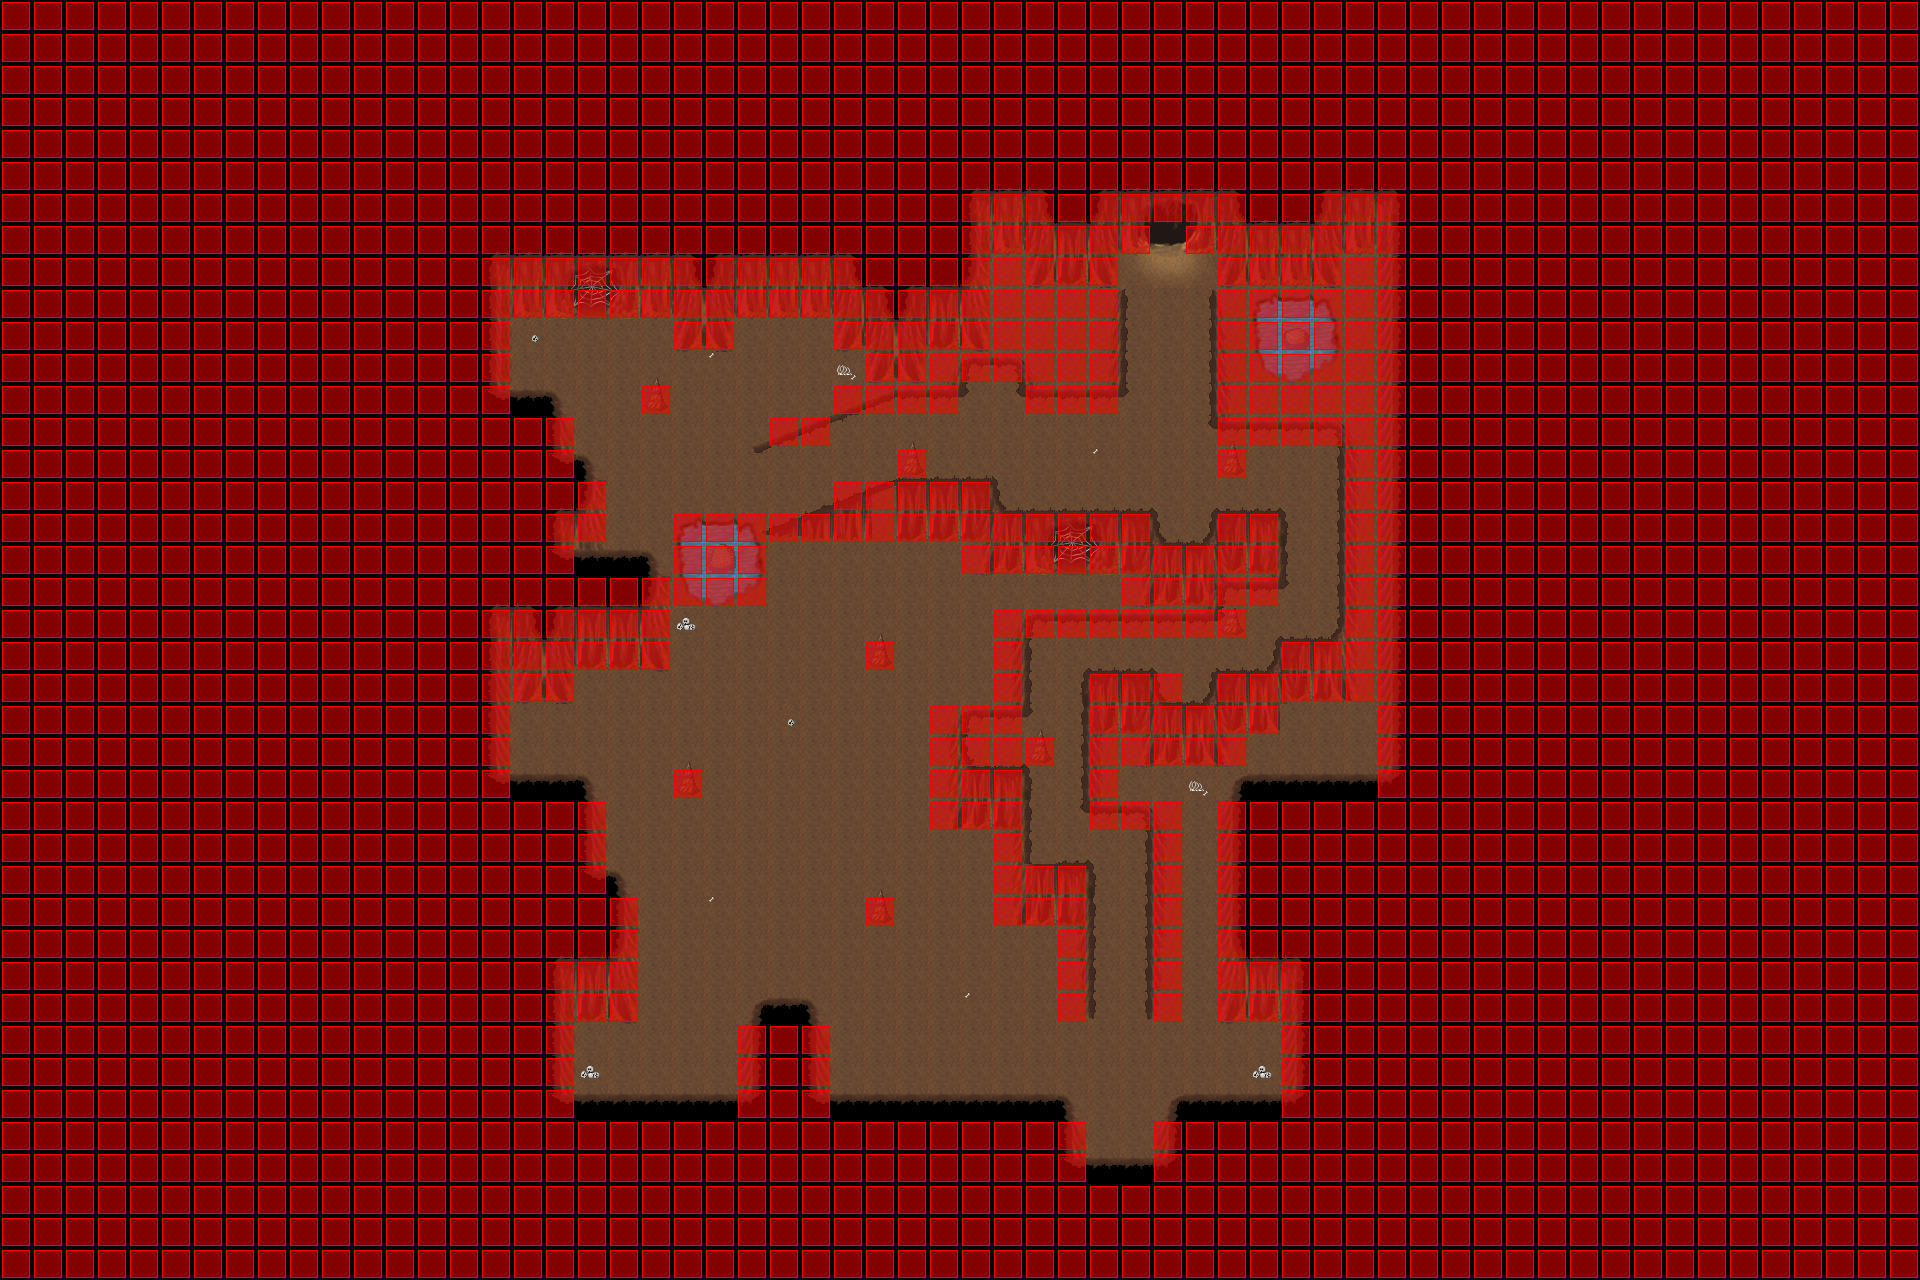

Rendered tile map (Tiled .tmx) drawn with the repository's tilesets; below, a short description and the map source with its tile grids summarised:
An orthogonal 60x40 tile map with 32x32 px tiles, 6 tile layers (Ground, Ground, Ground, Fringe, ...), 4 tilesets and 4 objects (2x WARP, SCRIPT, DA_WARP).

<map version="1.0" orientation="orthogonal" width="60" height="40" tilewidth="32" tileheight="32">
 <properties>
  <property name="music" value="inside2.ogg" />
 </properties>
 <tileset firstgid="1" name="collision1_32_32" tilewidth="32" tileheight="32">
  <image source="../graphics/tiles/collision1_32_32.png" width="1024" height="1024" />
 </tileset>
 <tileset firstgid="1025" name="cave3_32_32" tilewidth="32" tileheight="32">
  <image source="../graphics/tiles/cave3_32_32.png" width="1024" height="1024" />
 </tileset>
 <tileset firstgid="2049" name="cave1_32_64" tilewidth="32" tileheight="64">
  <image source="../graphics/tiles/cave1_32_64.png" width="1024" height="1024" />
 </tileset>
 <tileset firstgid="2561" name="cave4_32_32" tilewidth="32" tileheight="32">
  <image source="../graphics/tiles/cave4_32_32.png" width="1024" height="1024" />
 </tileset>
 <layer name="Ground" width="60" height="40">
  <data>[2400 cells, 2400 non-empty, 106 distinct tile ids]</data>
 </layer>
 <layer name="Ground" width="60" height="40">
  <data>[2400 cells, 111 non-empty, 62 distinct tile ids]</data>
 </layer>
 <layer name="Ground" width="60" height="40">
  <data>[2400 cells, 8 non-empty, 8 distinct tile ids]</data>
 </layer>
 <layer name="Fringe" width="60" height="40">
  <data>[2400 cells, 10 non-empty, 3 distinct tile ids]</data>
 </layer>
 <layer name="Over" width="60" height="40">
  <data>[2400 cells, 53 non-empty, 10 distinct tile ids]</data>
 </layer>
 <layer name="Collision" width="60" height="40">
  <data>[2400 cells, 1995 non-empty, 1 distinct tile ids]</data>
 </layer>
 <objectgroup name="Object" width="60" height="40">
  <object name="External Map Events" type="SCRIPT" x="0" y="0">
   <properties>
    <property name="FILENAME" value="scripts/maps/iw-selphi-timlet-well01-o00-o00-n01.lua" />
   </properties>
  </object>
  <object name="Warp to ow-o0000-o0000-o0000.tmx" type="WARP" x="1088" y="1152" width="64" height="32">
   <properties>
    <property name="DEST_MAP" value="ow-o0000-o0000-o0000" />
    <property name="DEST_X" value="1344" />
    <property name="DEST_Y" value="3440" />
   </properties>
  </object>
  <object name="Warp to iw-selphi-timlet-well01-o00-p01-n01.tmx" type="DA_WARP" x="576" y="288" width="32" height="32">
   <properties>
    <property name="DEST_MAP" value="iw-selphi-timlet-well01-o00-p01-n01" />
    <property name="DEST_X" value="1216" />
    <property name="DEST_Y" value="1648" />
   </properties>
  </object>
  <object name="Warp to secret escape tunnel" type="WARP" x="1152" y="224" width="32" height="32">
   <properties>
    <property name="DEST_MAP" value="iw-selphi-timlet-escape-tunnel-o00-o00-n01" />
    <property name="DEST_X" value="976" />
    <property name="DEST_Y" value="128" />
   </properties>
  </object>
 </objectgroup>
</map>
